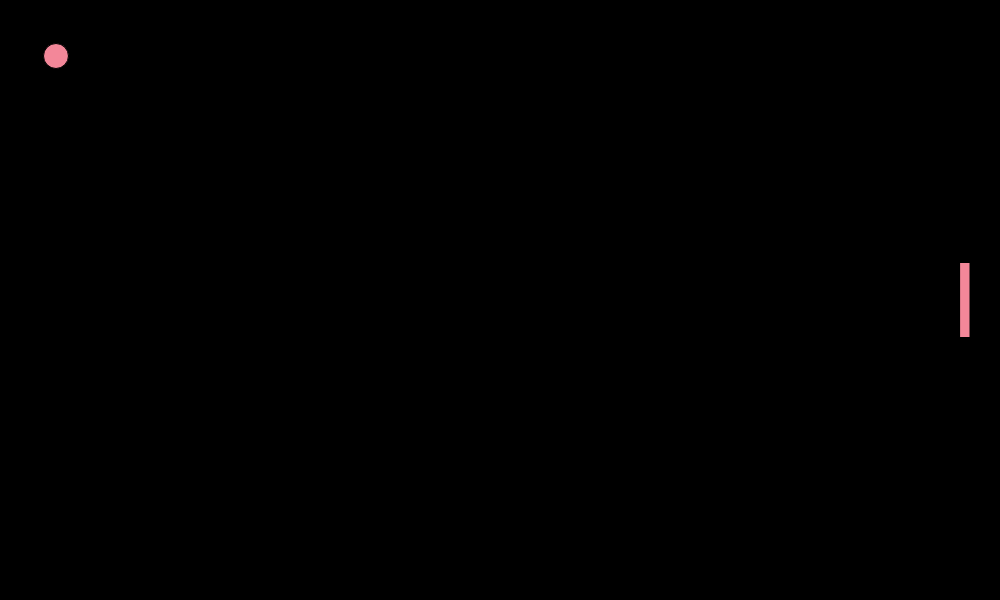
Frame 1 (no input)
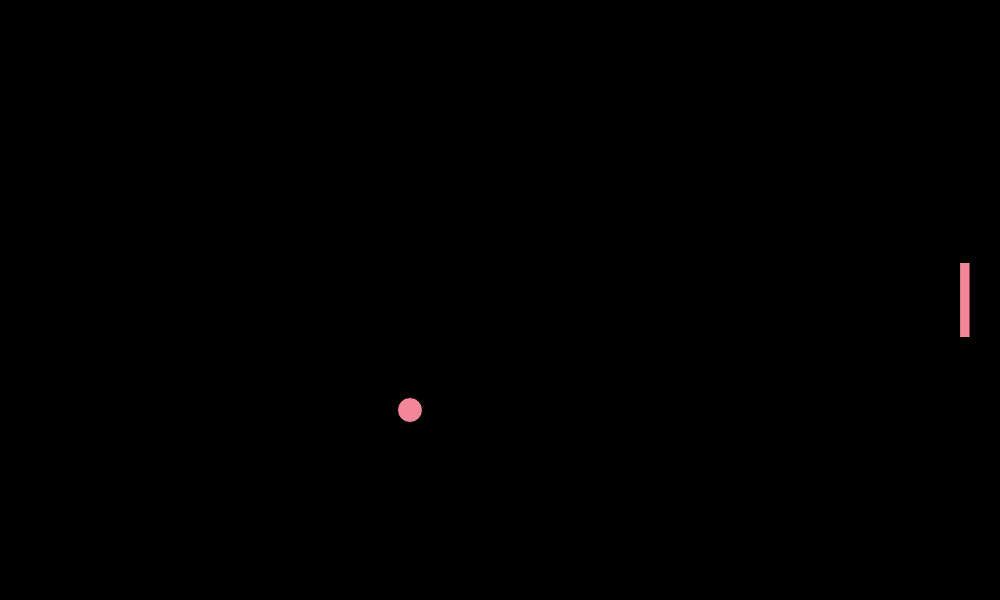
Frame 60 (no input)
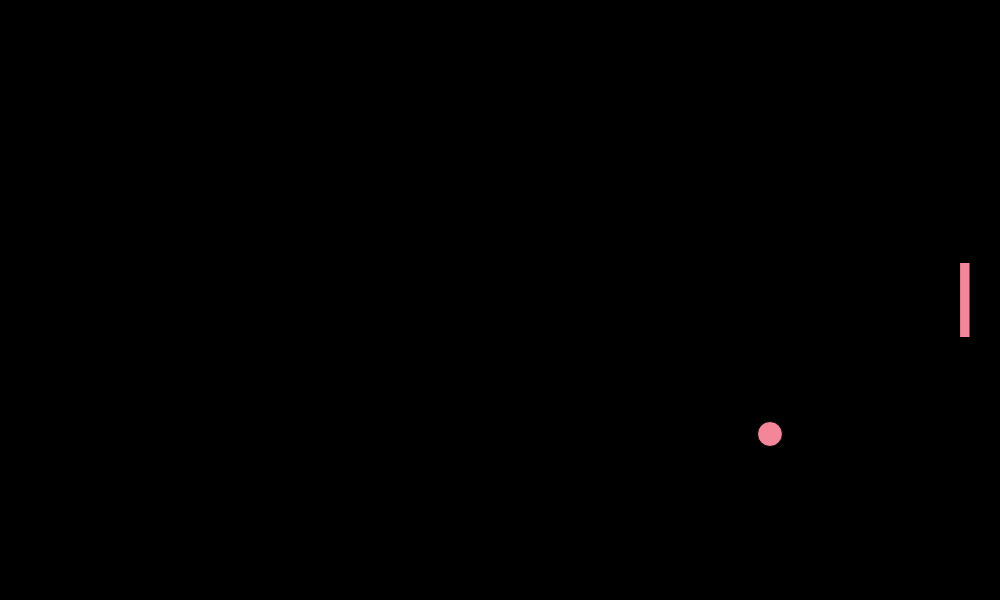
Frame 120 (the mouse pressed at the canvas centre since frame 60)

The p5.js sketch that drew these frames (run headless with seeded random() and noise() and a simulated clock; from frame 60 on, the mouse is pressed at the canvas centre):

// p5.js sketch
// ── sketch.js
const ball = {
  x: 50,
  y: 50,
  size: 25,
  xSpeed: 6,
  ySpeed: 6,
  draw: (self) => {
    circle(self.x, self.y, self.size);
  },
  updateLocation: (self) => {
    if (self.x >= width || self.x <= 0) {
      self.xSpeed *= -1;
    }
    if (self.y >= height || self.y <= 0) {
      self.ySpeed *= -1;
    }

    self.x += self.xSpeed;
    self.y += self.ySpeed;
  },
};

const paddle = {
  x: 30,
  y: 20,
  w: 10,
  h: 75,
  draw: (self) => {
    rect(self.x, self.y, self.w, self.h);
  },
  initRight: (self) => {
    self.x = width - paddle.x - paddle.w;
    self.y = 0.5*height - 0.5* paddle.h
  },
};

function setup() {
  createCanvas(1000, 600);
  paddle.initRight(paddle)
  frameRate(60);
}

function draw() {
  background(0);
  fill(243, 135, 153);
  ball.updateLocation(ball);
  ball.draw(ball);
  paddle.draw(paddle);
}
